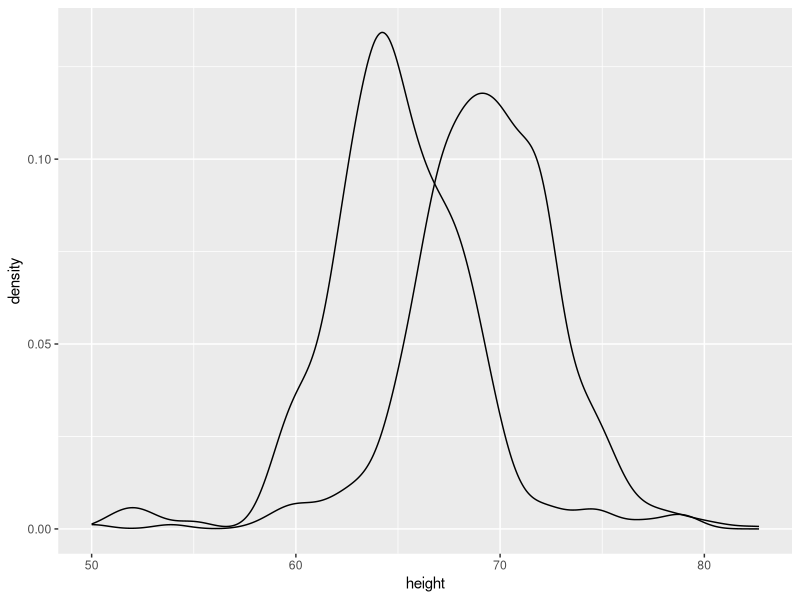

This chart was generated by the following R code:
#Cargamos los datos de asesinatos
#Recordar que ambos paquetes ggplot2 y dplyr 
#se encuentran en la librería tidyverse
library(dplyr)
library(ggplot2)
library(dslabs)
data(heights)


#En el ejercicio anterior realizamos dos gráficos de densidad
#uno para cada sexo con el código
heights %>% 
  ggplot(aes(height, group = sex)) + 
  geom_density()
#Utilizando los parámetros color o fill en el argumento puedes graficar un 
#color para cada gráfico.
#Si por ejemplo escribimos color = sex como parámetro del mapeo, ggplot  
#entiende que queremos un color por cada sexo entonces tiene que hacer dos gráficos
#En este caso se dibujaran dos gráficos de densidad diferentes cada uno con un color asociado 
#y no es necesario agrupar por sexo como habíamos hecho con group = sex.
#Modifica entonces las líneas de código anteriores para obtener diferentes colores en los gráficos
